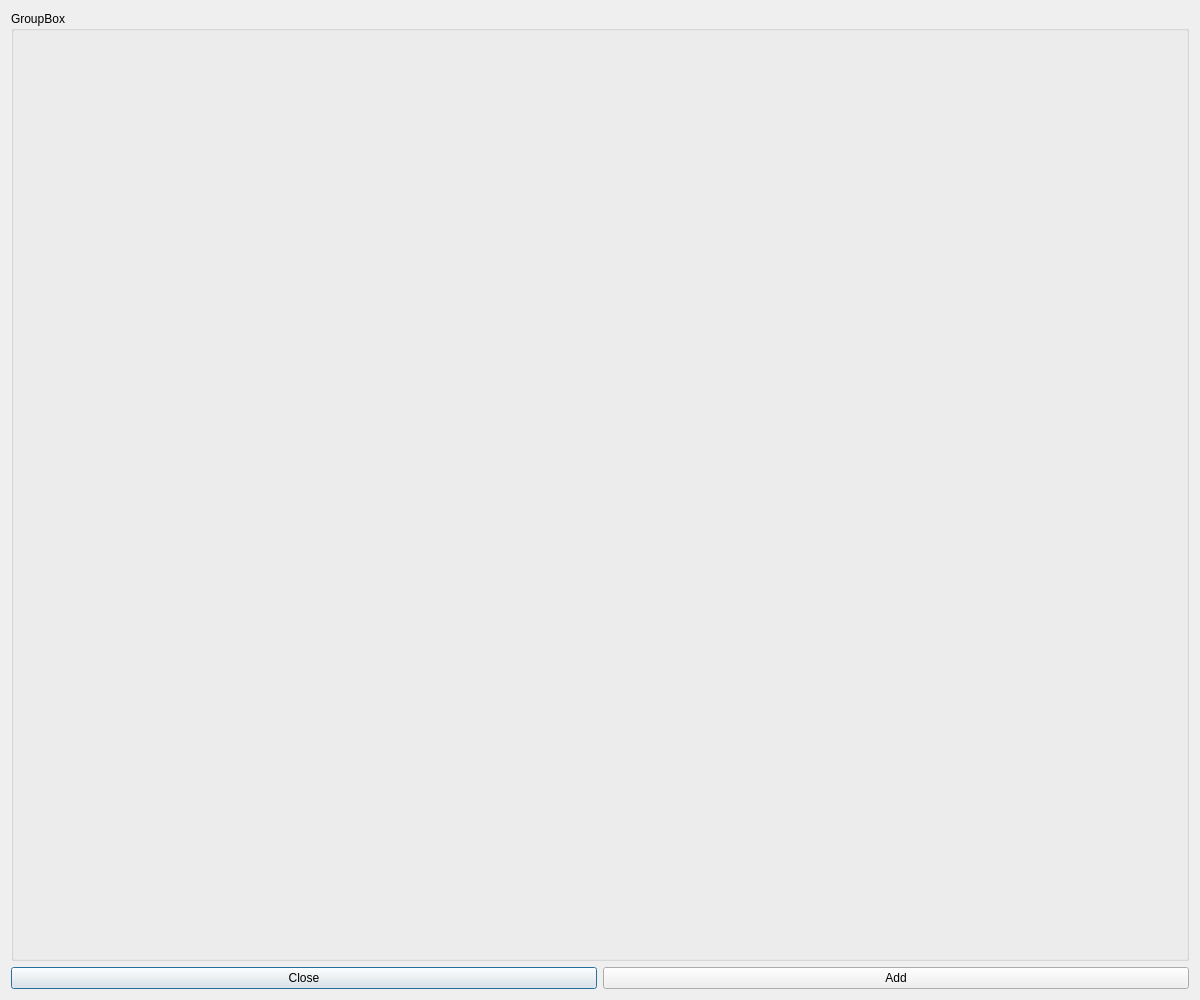
<?xml version="1.0" encoding="UTF-8"?>
<ui version="4.0">
 <class>Dialog</class>
 <widget class="QDialog" name="Dialog">
  <property name="geometry">
   <rect>
    <x>0</x>
    <y>0</y>
    <width>1200</width>
    <height>1000</height>
   </rect>
  </property>
  <property name="windowTitle">
   <string>Dialog</string>
  </property>
  <layout class="QVBoxLayout" name="verticalLayout">
   <item>
    <widget class="QGroupBox" name="groupBox">
     <property name="title">
      <string>GroupBox</string>
     </property>
    </widget>
   </item>
   <item>
    <layout class="QHBoxLayout" name="horizontalLayout">
     <item>
      <widget class="QPushButton" name="pushButton">
       <property name="text">
        <string>Close</string>
       </property>
      </widget>
     </item>
     <item>
      <widget class="QPushButton" name="pushButton_2">
       <property name="text">
        <string>Add</string>
       </property>
      </widget>
     </item>
    </layout>
   </item>
  </layout>
 </widget>
 <resources/>
 <connections/>
</ui>
